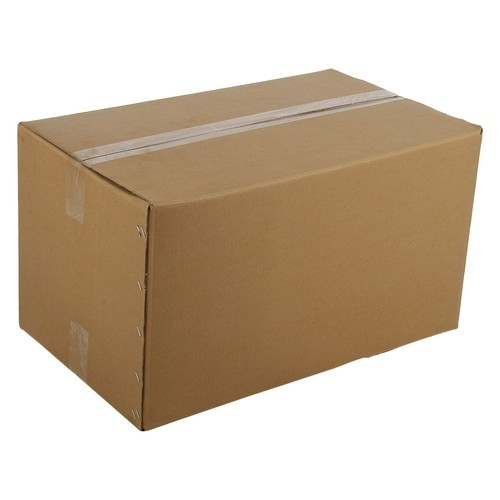
#> input picture box.jpg, 500 x 500 px, found by its file name
$ python chicken.py
#> lines starting #> are read from the running program, lines starting #| are printed output that depends on the picture; after the words box and inside, x2 and y2 are one past the last pixel; in counts of white or black regions, pixels touching at a corner belong together
import cv2
import numpy as np

img_file = 'C:/Users/box.jpg'
img = cv2.imread(img_file, cv2.IMREAD_COLOR)
#> img is the input picture: shape (500, 500, 3); mean B, G, R 167.5, 186.9, 203.4
img = cv2.blur(img, (5, 5))

hsv = cv2.cvtColor(img, cv2.COLOR_BGR2HSV)
#> hsv: shape (500, 500, 3); mean H, S, V 10.2, 60.1, 203.4
h, s, v = cv2.split(hsv)
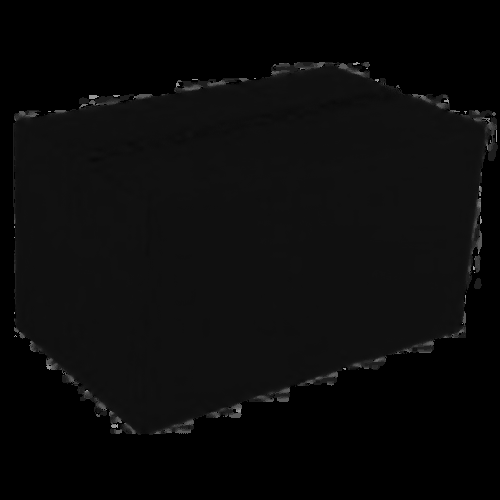
#> h: shape (500, 500); min 0, max 165, mean 10.2
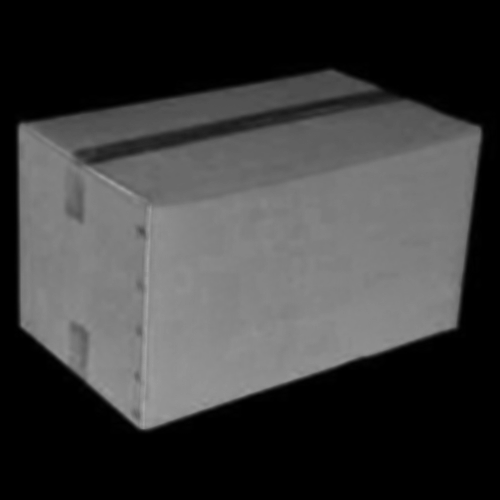
#> s: shape (500, 500); min 0, max 166, mean 60.1
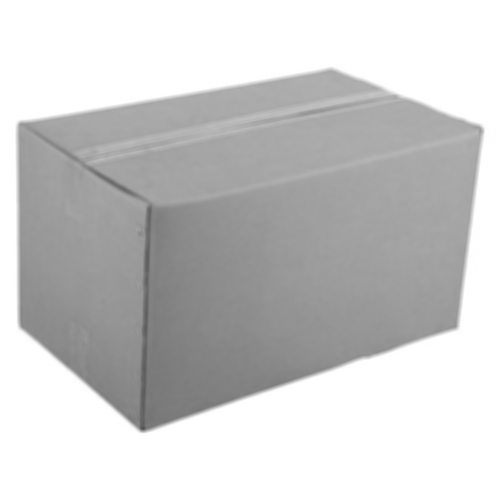
#> v: shape (500, 500); min 79, max 255, mean 203.4

thresh0 = cv2.adaptiveThreshold(s, 255, cv2.ADAPTIVE_THRESH_GAUSSIAN_C, cv2.THRESH_BINARY_INV, 11, 2)
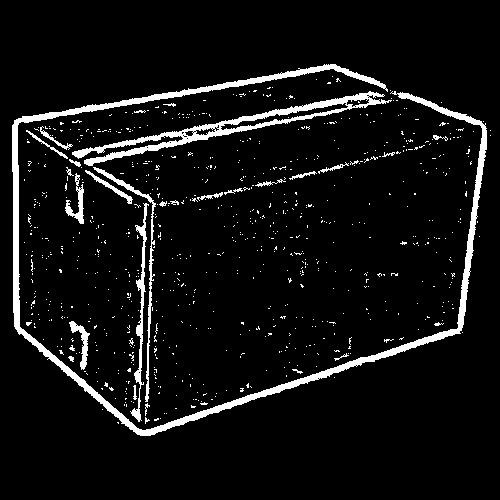
#> thresh0: shape (500, 500); 6.7% white; 788 white regions (760 under 20 px), largest, box (x1, y1, x2, y2) and area: (12, 64, 487, 436) 8190, (72, 91, 392, 166) 3119, (130, 203, 149, 422) 825
thresh1 = cv2.adaptiveThreshold(v, 255, cv2.ADAPTIVE_THRESH_GAUSSIAN_C, cv2.THRESH_BINARY_INV, 11, 2)
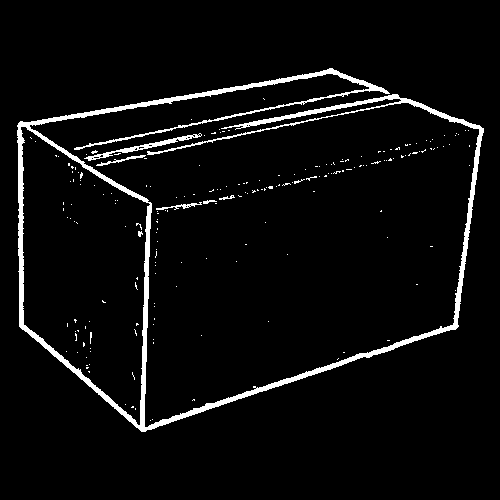
#> thresh1: shape (500, 500); 4.5% white; 203 white regions (195 under 20 px), largest, box (x1, y1, x2, y2) and area: (17, 68, 484, 432) 10020, (84, 133, 202, 161) 449, (96, 155, 146, 166) 115
thresh2 = cv2.adaptiveThreshold(v, 255, cv2.ADAPTIVE_THRESH_GAUSSIAN_C, cv2.THRESH_BINARY_INV, 11, 2)
thresh = cv2.bitwise_or(thresh0, thresh1)
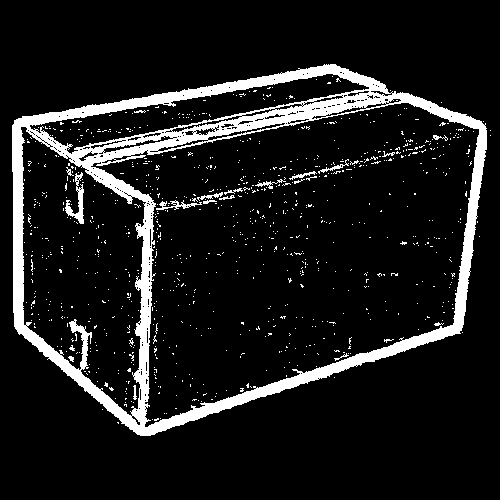
#> thresh: shape (500, 500); 10.7% white; 904 white regions (885 under 20 px), largest, box (x1, y1, x2, y2) and area: (12, 64, 487, 436) 23331, (65, 172, 84, 224) 345, (156, 200, 202, 210) 168

cv2.imshow('Image-thresh0', thresh0)
cv2.waitKey(0)
cv2.imshow('Image-thresh1', thresh1)
cv2.waitKey(0)
cv2.imshow('Image-thresh2', thresh2)
cv2.waitKey(0)
